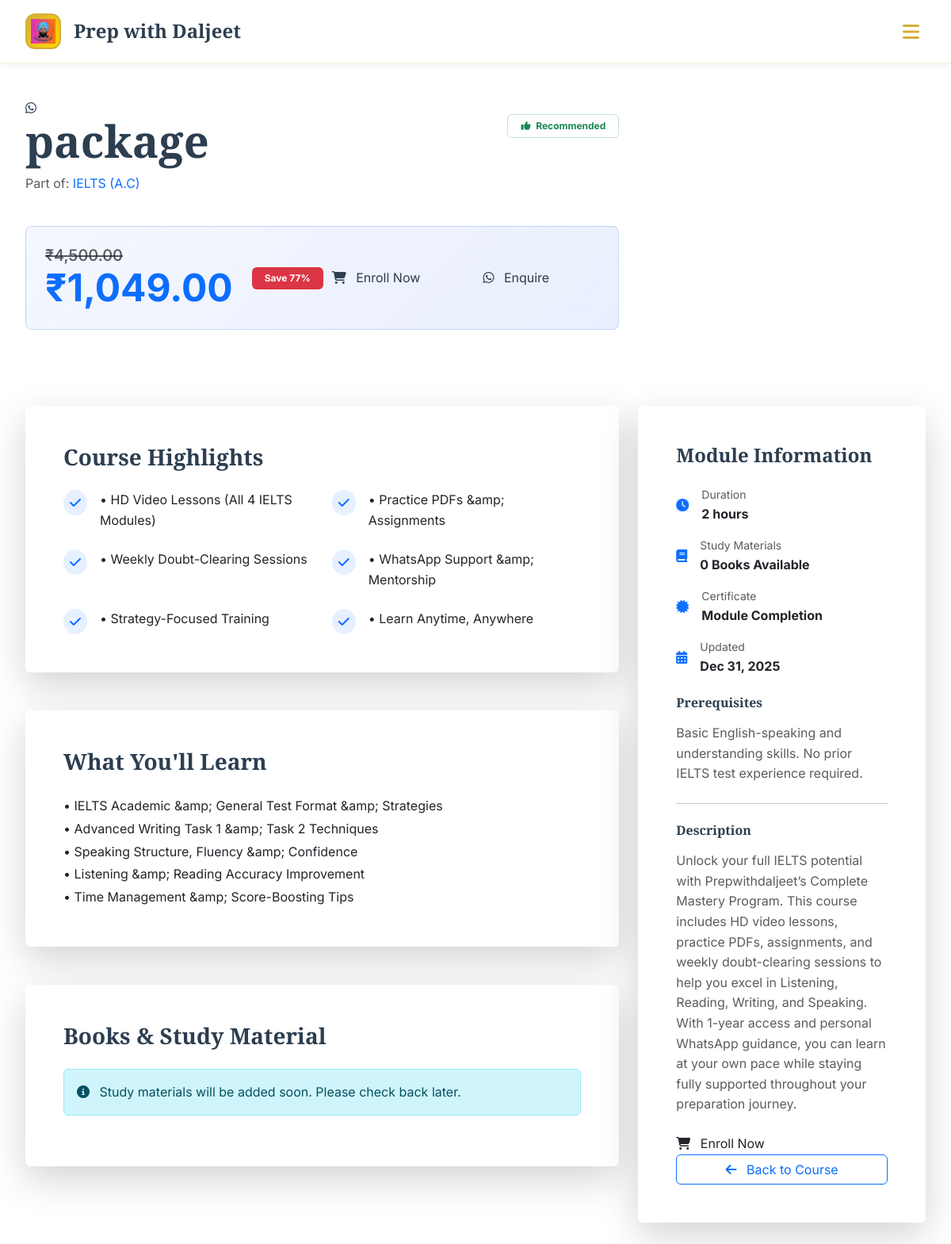
Screenshot of /subject.php?slug=package with the database file from the repository.
### tables this page shows
CREATE TABLE `settings` (
  `id` int(11) NOT NULL,
  `site_name` varchar(100) NOT NULL DEFAULT 'Prep with Daljeet',
  `tagline` varchar(200) DEFAULT NULL,
  `logo_url` varchar(255) DEFAULT NULL,
  `favicon_url` varchar(255) DEFAULT NULL,
  `primary_color` varchar(7) DEFAULT '#D4AF37',
  `secondary_color` varchar(7) DEFAULT '#000000',
  `accent_color` varchar(7) DEFAULT '#FFD700',
  `facebook_url` varchar(255) DEFAULT NULL,
  `instagram_url` varchar(255) DEFAULT NULL,
  `twitter_url` varchar(255) DEFAULT NULL,
  `linkedin_url` varchar(255) DEFAULT NULL,
  `youtube_url` varchar(255) DEFAULT NULL,
  `show_facebook` tinyint(1) DEFAULT 1,
  `show_instagram` tinyint(1) DEFAULT 1,
  `show_twitter` tinyint(1) DEFAULT 1,
  `show_linkedin` tinyint(1) DEFAULT 1,
  `show_youtube` tinyint(1) DEFAULT 1,
  `primary_phone` varchar(20) NOT NULL,
  `secondary_phone` varchar(20) DEFAULT NULL,
  `whatsapp_number` varchar(20) DEFAULT NULL,
  `email` varchar(100) NOT NULL,
  `address` text DEFAULT NULL,
  `google_map_embed` text DEFAULT NULL,
  `enable_whatsapp_chat` tinyint(1) DEFAULT 1,
  `enable_newsletter` tinyint(1) DEFAULT 1,
  `admin_theme` enum('dark-gold','royal-purple','deep-blue','emerald-green') DEFAULT 'dark-gold',
  `created_at` timestamp NOT NULL DEFAULT current_timestamp(),
  `updated_at` timestamp NOT NULL DEFAULT current_timestamp() ON UPDATE current_timestamp(),
  `android_app_link` varchar(255) DEFAULT NULL,
  `ios_app_link` varchar(255) DEFAULT NULL,
  `ios_org_pass` varchar(255) DEFAULT NULL
);

CREATE TABLE `subjects` (
  `id` int(11) NOT NULL,
  `course_id` int(11) NOT NULL,
  `subject_name` varchar(100) NOT NULL,
  `slug` varchar(120) NOT NULL,
  `duration` varchar(50) DEFAULT NULL,
  `duration_type` enum('hours','days','weeks','months') DEFAULT 'weeks',
  `price` decimal(12,2) NOT NULL DEFAULT 0.00,
  `discount_price` decimal(12,2) DEFAULT NULL,
  `currency` varchar(3) DEFAULT 'INR',
  `description` text DEFAULT NULL,
  `highlights` text DEFAULT NULL,
  `features` longtext DEFAULT NULL CHECK (json_valid(`features`)),
  `what_you_learn` text DEFAULT NULL,
  `prerequisites` text DEFAULT NULL,
  `is_bestseller` tinyint(1) DEFAULT 0,
  `is_recommended` tinyint(1) DEFAULT 0,
  `display_order` int(11) DEFAULT 0,
  `status` enum('active','inactive') DEFAULT 'active',
  `created_at` timestamp NOT NULL DEFAULT current_timestamp(),
  `updated_at` timestamp NOT NULL DEFAULT current_timestamp() ON UPDATE current_timestamp()
);

CREATE TABLE `courses` (
  `id` int(11) NOT NULL,
  `name` varchar(100) NOT NULL,
  `slug` varchar(120) NOT NULL,
  `short_description` varchar(200) DEFAULT NULL,
  `full_description` longtext DEFAULT NULL,
  `icon` varchar(50) DEFAULT 'fas fa-book',
  `cover_image` varchar(255) DEFAULT NULL,
  `sort_order` int(11) DEFAULT 0,
  `is_featured` tinyint(1) DEFAULT 0,
  `is_popular` tinyint(1) DEFAULT 0,
  `status` enum('active','inactive','coming_soon') DEFAULT 'active',
  `meta_title` varchar(150) DEFAULT NULL,
  `meta_description` varchar(300) DEFAULT NULL,
  `created_at` timestamp NOT NULL DEFAULT current_timestamp(),
  `updated_at` timestamp NOT NULL DEFAULT current_timestamp() ON UPDATE current_timestamp()
);

### subject.php (the view, shortened to what the rows shown need)
<?php
require_once 'config.php';
$subject_slug = isset($_GET['slug']) ? sanitize($_GET['slug']) : '';
$subject_query = mysqli_query($conn, "SELECT s.*, c.name as course_name, c.slug as course_slug FROM subjects s LEFT JOIN courses c ON s.course_id = c.id WHERE s.slug = '" . sanitize($subject_slug) . "'");
$subject = mysqli_fetch_assoc($subject_query);
?>
<div class="container-custom py-5">
 <?php include 'header.php';?>
    <div class="row mb-5">
        <div class="col-lg-8">
            <div class="d-flex justify-content-between align-items-start mb-4">
                <div>
                    <h1 class="display-4 fw-bold mb-2"><?php echo htmlspecialchars($subject['subject_name']); ?></h1>
                    <p class="text-muted mb-3">Part of: <a href="course.php?slug=<?php echo $subject['course_slug']; ?>" class="text-primary"><?php echo htmlspecialchars($subject['course_name']); ?></a></p>
                </div>
            </div>
            <div class="price-card p-4 rounded-3 mb-5">
                <div class="row align-items-center">
                    <div class="col-md-6 mb-3 mb-md-0">
                        <div class="d-flex align-items-center gap-4">
                            <?php if($subject['discount_price'] && $subject['discount_price'] > 0): ?>
                            <div>
                                <del class="text-muted h5">₹<?php echo number_format($subject['price'], 2); ?></del>
                                <div class="display-5 fw-bold text-primary">₹<?php echo number_format($subject['discount_price'], 2); ?></div>
                            </div>
                            <?php
                                $save_percent = round((($subject['price'] - $subject['discount_price']) / $subject['price']) * 100);
                                if($save_percent > 0):
                            ?>
                            <span class="badge bg-danger px-3 py-2">Save <?php echo $save_percent; ?>%</span>
                            <?php endif; ?>
                            <?php else: ?>
                            <div class="display-5 fw-bold text-primary">₹<?php echo number_format($subject['price'], 2); ?></div>
                            <?php endif; ?>
                        </div>
                    </div>
                </div>
            </div>
        </div>
    </div>
    <div class="row">
        <div class="col-lg-8">
            <?php if(!empty($subject['highlights'])): ?>
            <div class="card border-0 shadow-lg mb-5">
                <div class="card-body p-5">
                    <div class="row g-4">
                        <?php
                        $highlights = array_filter(array_map('trim', explode("\n", $subject['highlights'])));
                        foreach($highlights as $highlight):
                        ?>
                        <div class="col-md-6">
                            <div class="d-flex gap-3">
                                <div class="flex-shrink-0">
                                    <div class="bg-primary bg-opacity-10 rounded-circle p-2">
                                        <i class="fas fa-check text-primary"></i>
                                    </div>
                                </div>
                                <div>
                                    <p class="mb-0"><?php echo htmlspecialchars($highlight); ?></p>
                                </div>
                            </div>
                        </div>
                        <?php endforeach; ?>
                    </div>
                </div>
            </div>
            <?php endif; ?>
            <?php if(!empty($subject['what_you_learn'])): ?>
            <div class="card border-0 shadow-lg mb-5">
                <div class="card-body p-5">
                    <h3 class="fw-bold mb-4">What You'll Learn</h3>
                    <div class="learning-content">
                        <?php echo nl2br(htmlspecialchars($subject['what_you_learn'])); ?>
                    </div>
                </div>
            </div>
            <?php endif; ?>
        </div>
        <div class="col-lg-4">
            <div class="card border-0 shadow-lg sticky-top mb-4" style="top: 100px;">
                <div class="card-body p-5">
                    <ul class="list-unstyled mb-4">
                        <?php if(!empty($subject['duration'])): ?>
                        <li class="mb-3 d-flex align-items-center">
                            <div class="icon-circle bg-primary bg-opacity-10 me-3">
                                <i class="fas fa-clock text-primary"></i>
                            </div>
                            <div>
                                <small class="text-muted d-block">Duration</small>
                                <strong><?php echo htmlspecialchars($subject['duration']); ?> <?php echo htmlspecialchars($subject['duration_type']); ?></strong>
                            </div>
                        </li>
                        <?php endif; ?>
                        <li class="mb-4 d-flex align-items-center">
                            <div>
                                <small class="text-muted d-block">Updated</small>
                                <strong><?php echo date('M d, Y', strtotime($subject['updated_at'])); ?></strong>
                            </div>
                        </li>
                    </ul>
                    <?php if(!empty($subject['prerequisites'])): ?>
                    <div class="mb-4">
                        <h6 class="fw-bold mb-3">Prerequisites</h6>
                        <p class="text-muted"><?php echo htmlspecialchars($subject['prerequisites']); ?></p>
                    </div>
                    <?php endif; ?>
                    <?php if(!empty($subject['description'])): ?>
                    <div class="mb-4">
                        <h6 class="fw-bold mb-3">Description</h6>
                        <p class="text-muted"><?php echo htmlspecialchars($subject['description']); ?></p>
                    </div>
                    <?php endif; ?>
                </div>
            </div>
        </div>
    </div>
</div>

### header.php (shortened to what the rows shown need)
<?php
require_once 'config.php';
$settings = getSettings($conn);
$logo_url = !empty($settings['logo_url']) ? htmlspecialchars($settings['logo_url']) : '';
?>
<!DOCTYPE html>
<html lang="en">
<head>
    <link href="https://cdn.jsdelivr.net/npm/bootstrap@5.3.0/dist/css/bootstrap.min.css" rel="stylesheet">
    <link rel="stylesheet" href="https://cdnjs.cloudflare.com/ajax/libs/font-awesome/6.4.0/css/all.min.css">
</head>
<body>
    <nav class="navbar-royal">
        <div class="navbar-container">
            <a class="navbar-brand-royal" href="index.php">
                <div class="logo-royal <?php echo empty($logo_url) ? 'fallback' : ''; ?>">
                    <?php if(!empty($logo_url)): ?>
                        <img src="<?php echo $logo_url; ?>" alt="<?php echo htmlspecialchars($settings['site_name']); ?> Logo">
                    <?php else: ?>
                        <i class="fas fa-crown"></i>
                    <?php endif; ?>
                </div>
                <div class="brand-text">
                    <div class="brand-title"><?php echo htmlspecialchars($settings['site_name']); ?></div>
                </div>
            </a>
        </div>
    </nav>
    <main>

### rows the page displays
settings: logo_url (picture), site_name "Prep with Daljeet"
subjects: subject_name "package", course.name "IELTS (A.C)", price "4,500.00", discount_price "1,049.00", save_percent "77", highlights "• HD Video Lessons (All 4 IELTS Modules)", highlights "• Practice PDFs &amp; Assignments", highlights "• Weekly Doubt-Clearing Sessions", highlights "• WhatsApp Support &amp; Mentorship", highlights "• Strategy-Focused Training", highlights "• Learn Anytime, Anywhere", what_you_learn "• IELTS Academic &amp; General Test Format &amp; Strategies • Advanced Writing Task 1 &amp; Task 2 Techniques • Speaking Structure, Fluency &amp; Confidence • Listening &amp; Reading Accuracy Improvement • Time Management &amp; Score-Boosting Tips", duration "2", duration_type "hours", updated_at "Dec 31, 2025", prerequisites "Basic English-speaking and understanding skills. No prior IELTS test experience required.", description "Unlock your full IELTS potential with Prepwithdaljeet’s Complete Mastery Program. This course includes HD video lessons, practice PDFs, assignments, and weekly doubt-clearing sessions to help you excel in Listening, Reading, Writing, and Speaking. With 1-year access and personal WhatsApp guidance, you can learn at your own pace while staying fully supported throughout your preparation journey."

### other values shown
count($books) "0"
